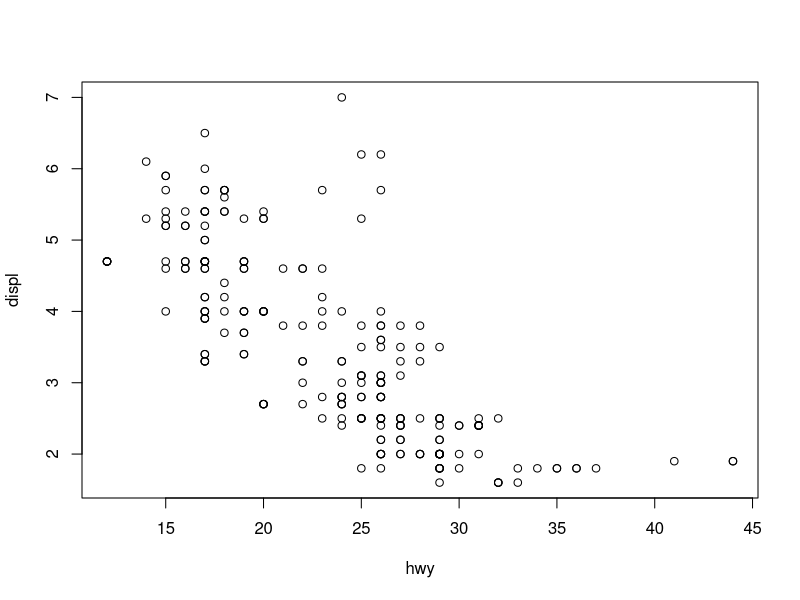
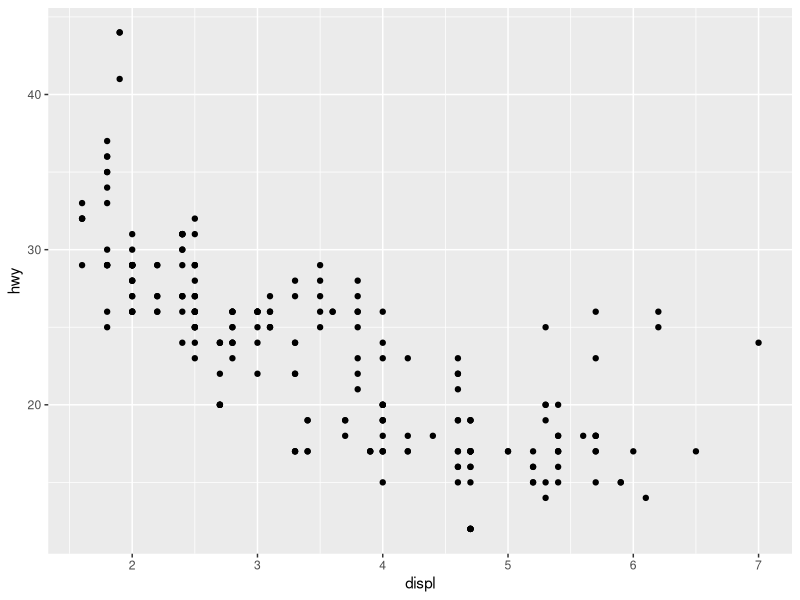

Reproduce these figures in R, in order.
install.packages(tidytext)
install.packages(tidyverse)
library(tidytext)
library(tidyverse)

#what is the structure of our example data
str(mpg)

#base R
plot(displ~hwy,data=mpg)

#using functin from package ggplot2, which was loaded into R by package tidyverse
qplot(displ,hwy,data=mpg)
